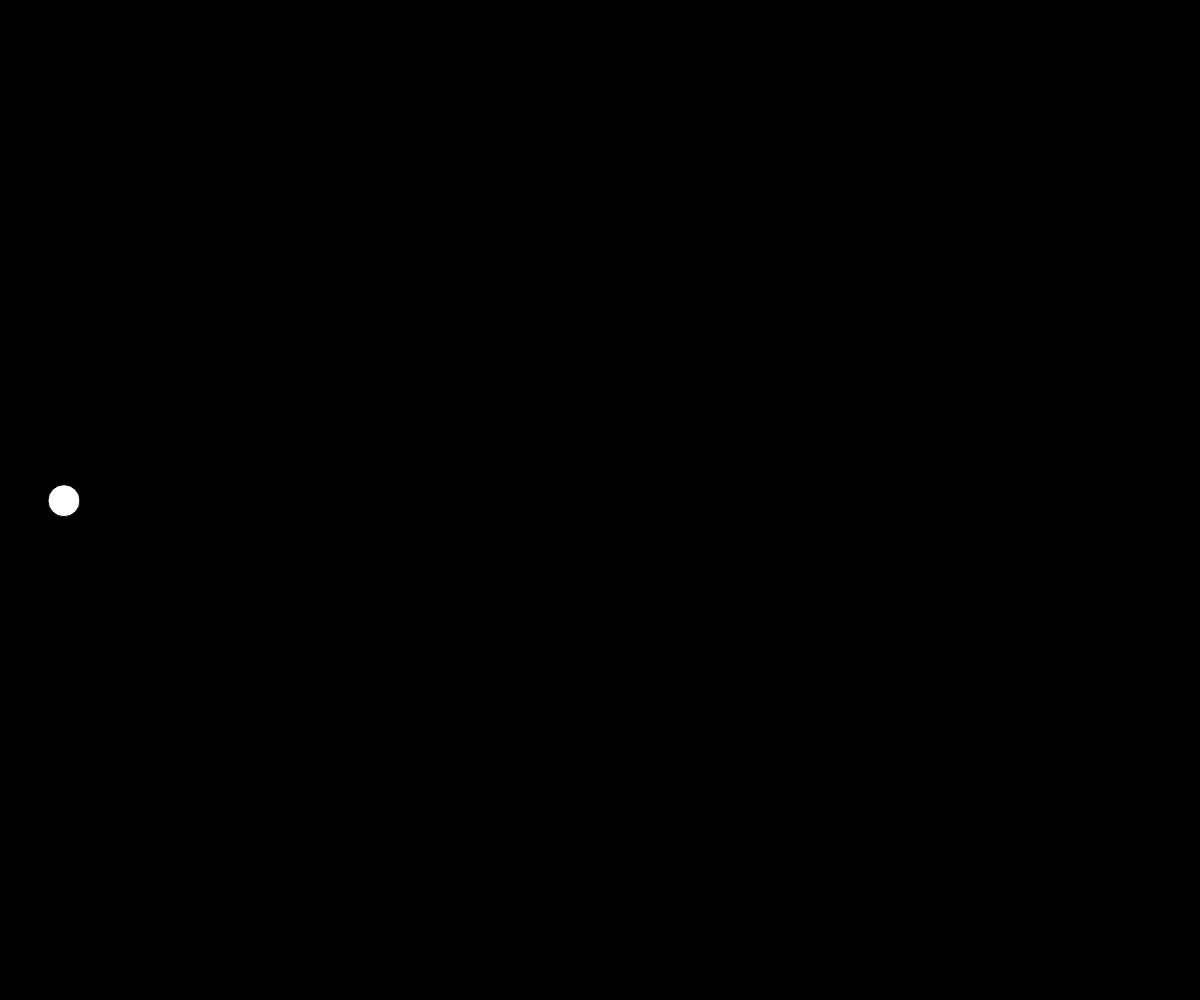
Frame 1 (no input)
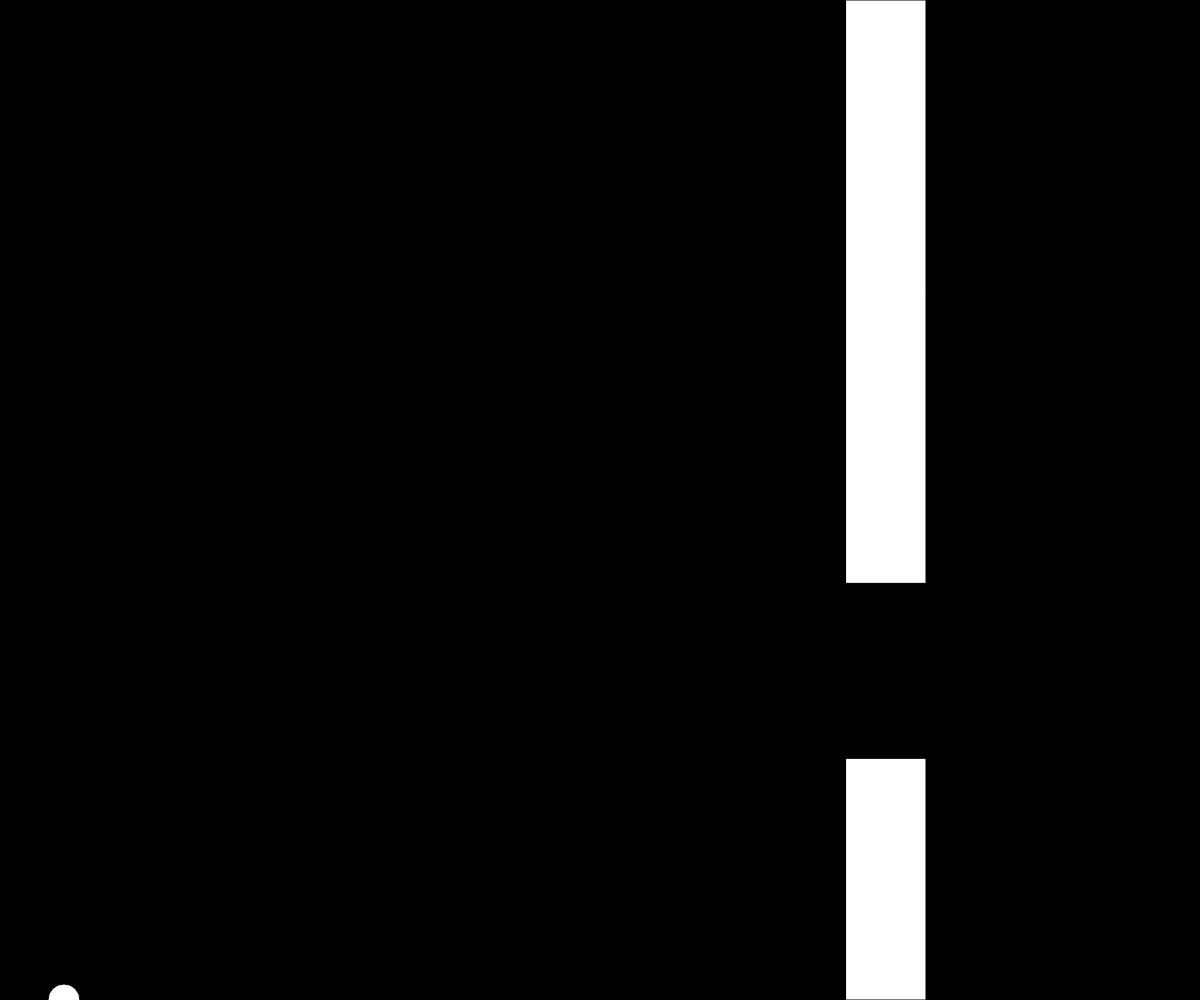
Frame 60 (no input)
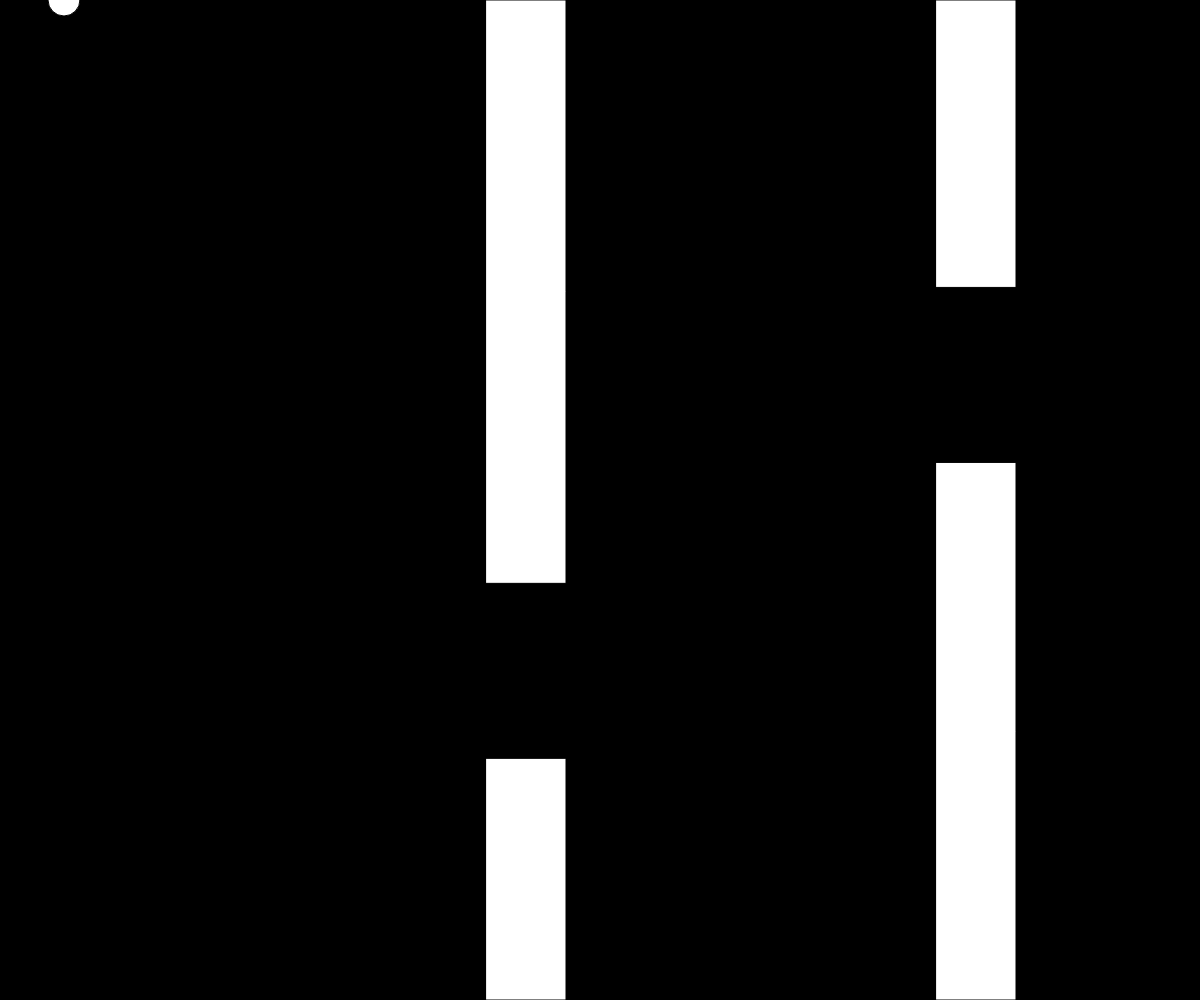
Frame 120 (the mouse pressed at the canvas centre since frame 60)

The p5.js sketch that drew these frames (run headless with seeded random() and noise() and a simulated clock; from frame 60 on, the mouse is pressed at the canvas centre):

// p5.js sketch
// ── sketch.js
var bird;
var pipes = [];

function setup() {
	createCanvas(windowWidth, windowHeight);
	bird = new Bird();
	pipes.push(new Pipe());
}

function draw() {
	background(0);

	for (var i = pipes.length - 1; i >= 0; i--) {
		pipes[i].show();
		pipes[i].update();

		if (pipes[i].hits(bird)) {
			console.log("HIT");
		}
		if (bird.hitsBottom()) {
			console.log("hit bottom");
		}

		if (pipes[i].offscreen()) {
			pipes.splice(i, 1);
		}
	}

	bird.update();
	bird.show();

	if (frameCount % 75 == 0) {
		pipes.push(new Pipe());
	}
	if (mouseIsPressed) {
		bird.up();
	}
}

function keyPressed() {
	if (key == ' ') {
		bird.up();
		//console.log("SPACE");
	}
}

function windowResized() {
	resizeCanvas(windowWidth, windowHeight);
}
// ── bird.js
function Bird() {
	this.y = height / 2;
	this.x = 64;

	this.gravity = 0.7;
	this.lift = -12;
	this.velocity = 0;

	this.show = function () {
		fill(255);
		ellipse(this.x, this.y, 32, 32);
	}

	this.up = function () {
		this.velocity += this.lift;
	}

	this.update = function () {
		this.velocity += this.gravity;
		// this.velocity *= 0.9;
		this.y += this.velocity;

		if (this.y > height) {
			this.y = height;
			this.velocity = 0;
		}

		if (this.y < 0) {
			this.y = 0;
			this.velocity = 0;
		}

	}
	this.hitsBottom = function () {
		if (this.y >= height) {
			return true;
		} else
			return false;
	}

}
// ── pipe.js
function Pipe() {
	this.spacing = 175;
	this.top = random(height / 6, 3 / 4 * height);
	this.bottom = height - (this.top + this.spacing);
	this.x = width;
	this.w = 80;
	this.speed = 6;

	this.highlight = false;

	this.hits = function (bird) {
		if (bird.y < this.top || bird.y > height - this.bottom) {
			if (bird.x > this.x && bird.x < this.x + this.w) {
				this.highlight = true;
				return true;
			}
		}
		this.highlight = false;
		return false;
	}

	this.show = function () {
		fill(255);
		if (this.highlight) {
			fill(255, 0, 0);
		}
		rect(this.x, 0, this.w, this.top);
		rect(this.x, height - this.bottom, this.w, this.bottom);
	}

	this.update = function () {
		this.x -= this.speed;
	}

	this.offscreen = function () {
		if (this.x < -this.w) {
			return true;
		} else {
			return false;
		}
	}


}
